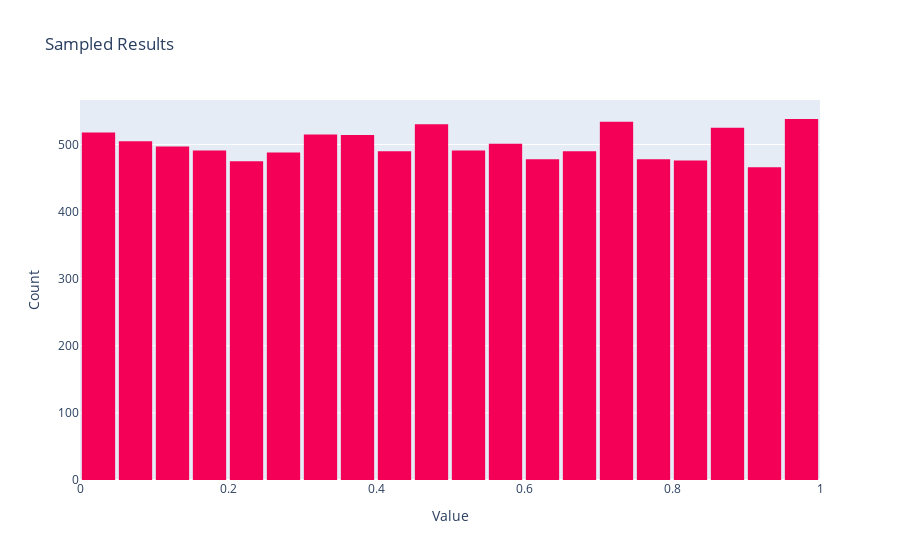

The cell this chart's notebook holds for it:
### Markdown cell above
#### (2) plotly.graph_objects 로 그려보기

### Code cell
import plotly.graph_objects as go

fig = go.Figure()

fig.add_trace(
    go.Histogram(
        x = df['A'],  # 여기서는 y가 필요없고, x만 쓰인다. 
        name = 'A',
        xbins = dict(
            start = 0,
            end = 1.0,
            size = 0.05
        ),
        marker_color = '#F50057'
    )
) 

fig.update_layout({
    
    'title' : 'Sampled Results',
    
    'xaxis' : {
        'title' : 'Value'},
    
    'yaxis' : {
        'title' : 'Count'},
    
    'bargap' : 0.1
    }
)


# layout은 아래처럼도 표현 할 수 있다.

# fig.update_layout(
#     title_text='Sampled Results', # title of plot
#     xaxis_title_text='Value', # xaxis label
#     yaxis_title_text='Count', # yaxis label
#     bargap=0.1, # gap between bars of adjacent location coordinates

# )


fig.show()

### Figure 1 — Plotly figure (JSON) as saved in the notebook; plotly's stock layout.template omitted (floating-point values rounded to 4 significant figures; data arrays with more than 128 entries replaced by an {"elided": "..."} marker saying what was removed)
{"data": [{"marker": {"color": "#F50057"}, "name": "A", "type": "histogram", "x": {"elided": "10000 float values"}, "xbins": {"end": 1, "size": 0.05, "start": 0}}], "layout": {"bargap": 0.1, "title": {"text": "Sampled Results"}, "xaxis": {"title": {"text": "Value"}}, "yaxis": {"title": {"text": "Count"}}}}
